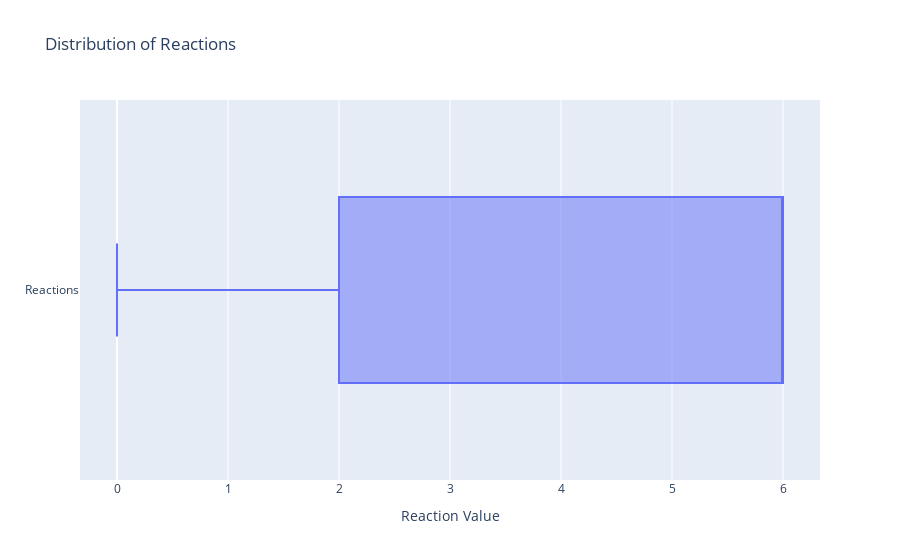

The code cell stored with this chart in its notebook:
### Markdown cell above
# Box plot of Reaction Values by assigning a numeric value to the feeling of each of reaction

### Code cell
reaction_mapping = {
    '🙁': 1,
    '👎': 2,
    '🙄': 3,
    '🙂': 4,
    '😆': 5,
    '👍': 6,
    '👏': 7,
    '😍': 8,
}

data['reaction_value'] = data['reaction'].map(emoji_mapping).fillna(0)

fig = go.Figure()
fig.add_trace(go.Box(x=data['reaction_value'], name='Reactions', orientation='h'))
fig.update_layout(
    title='Distribution of Reactions',
    xaxis=dict(title='Reaction Value')
)
fig.show()

### Figure 1 — Plotly figure (JSON) as saved in the notebook; plotly's stock layout.template omitted (floating-point values rounded to 4 significant figures; data arrays with more than 128 entries replaced by an {"elided": "..."} marker saying what was removed)
{"data": [{"name": "Reactions", "orientation": "h", "type": "box", "x": {"elided": "1809 int values"}}], "layout": {"autosize": true, "title": {"text": "Distribution of Reactions"}, "xaxis": {"autorange": true, "range": [-0.3333, 6.333], "title": {"text": "Reaction Value"}, "type": "linear"}, "yaxis": {"autorange": true, "range": [-0.5, 0.5], "type": "category"}}}
